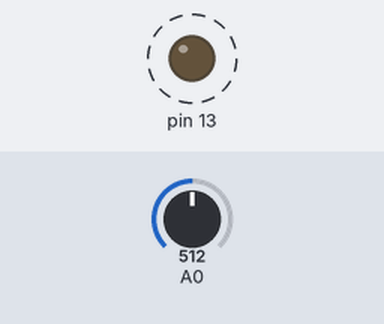
The sketch below on a simulated Arduino Uno, built with avr-gcc and run on an emulated ATmega328P. On the bench: output pins drawn as LEDs (lit = HIGH). Dashed ring = blinking. Inputs (shaded band) come from the test bench; at power-on: A0 = 512.

Above: at 1.8 s.
1.9 s: A0 set to 0
At 3.3 s:
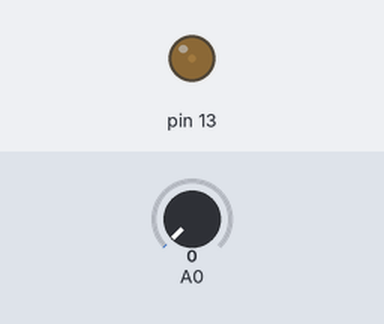
3.6 s: A0 set to 122
At 3.9 s:
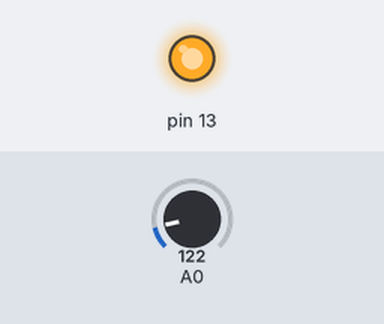
Timing chart, 0 to 13.1 s (numbered marks = the images above; inputs shaded):
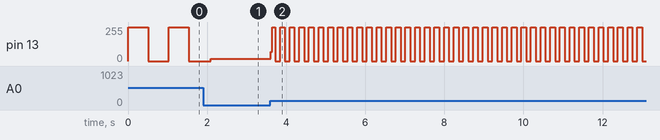

Measured:
- after the input at 3.6 s, pin 13: 16/255 → 69/255 at once, then moves between 0/255 and 255/255, repeating every 0.24 s
- by itself, pin 13: alternates 255/255 for 0.51 s and 0/255 for 0.51 s

The sketch:

______LED____.ino
```cpp
void setup() {
  Serial.begin(9600);
  pinMode(13,OUTPUT);
}

void loop() {
  int sensorVal = analogRead(A0);
  digitalWrite(13, 1);
  delay(sensorVal);
  digitalWrite(13, 0);
  delay(sensorVal);
}
```
